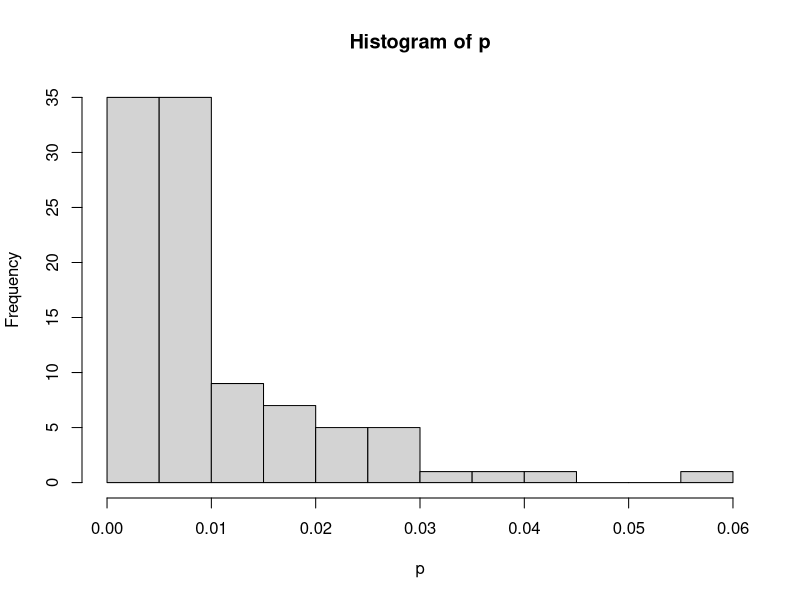

Generate this figure with R:
## ---- chunk 1
library(tidyverse)
## ---- chunk 2
set.seed(1)
n = 100
maxt = 100000
p = rep(1/n, n)
k = rep(1, n)

for(t in seq_len(maxt)){
  # print(t)
  # p %>% round(2) %>% print()
  selected = sample(seq_len(n), 1, prob = p)
  # selected %>% print
  k[selected] = k[selected] + 1
  # print(k)
  p = k/(n + t)
  # print(sum(k))
}

hist(p, breaks = 20)
